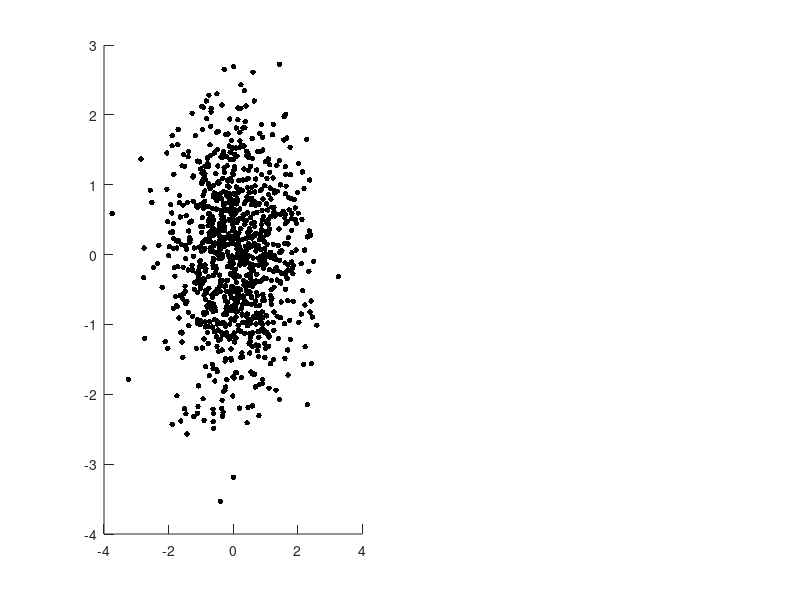

Write the MATLAB code that produced this figure. (Note: this script raises an error after producing the figure.)

%% uncorrelated Gaussian copula example

Npoint = 1000;
x = mvnrnd([0 0],[1 0; 0 1],Npoint);
figure
subplot(1,2,1)
hs = scatter(x(:,1),x(:,2),16,'k','filled');
set(gca,'ticklength',2*get(gca,'ticklength'))
alpha(hs,al);
box on
axis square
l = 4;
xlim([-l l])
ylim([-l l])

subplot(1,2,2)
hs = scatter(ctransform(x(:,1)), ctransform(x(:,2)), 'k','filled');
set(gca,'ticklength',2*get(gca,'ticklength'))
alpha(hs,al)
axis square
box on
%% correlated Gaussian copula example
Npoint = 1000;
r = 0.8;
al = 0.2;

x = mvnrnd([0 0],[1 r; r 1],Npoint);
figure
subplot(1,2,1)
hs = scatter(x(:,1),x(:,2),16,'k','filled');
set(gca,'ticklength',2*get(gca,'ticklength'))
alpha(hs,al);
box on
axis square
l = 4;
xlim([-l l])
ylim([-l l])

subplot(1,2,2)
hs = scatter(ctransform(x(:,1)), ctransform(x(:,2)), 'k','filled');
set(gca,'ticklength',2*get(gca,'ticklength'))
alpha(hs,al)
axis square
box on

%% Gaussian-exponentialexample
Npoint = 1000;
mu = 1.5;
y = exprnd(mu, [Npoint 1]);
x = randn(Npoint,1) + y;

figure
subplot(1,3,1)
% scatter(y,x,'k','filled')
scatterhist(y,x,'Kernel','on','Color','k','Marker','.')
set(gca,'ticklength',2*get(gca,'ticklength'))
% % 
% axis square
% l = 4;
% xlim([0 14])
% ylim([-4 14])

%%
cx = ctransform(x);
cy = ctransform(y);
figure
subplot(1,2,1)
hs = scatter(cy, cx, 'k','filled');
set(gca,'ticklength',2*get(gca,'ticklength'))
alpha(hs,al)
axis square
box on
%%
subplot(1,3,3)
scatter(norminv(cy),norminv(cx),'k','filled')
axis square
%%
scatterhist(norminv(cy),norminv(cx),'Kernel','on','Color','k','Marker','.')
set(gca,'ticklength',2*get(gca,'ticklength'))


%% Discrete example - RAW
Npoint = 500;
al = 0.1;
y = randi(2,[Npoint 1]);
sh = 3;
x = (randn(Npoint,1)-(sh/2)) + sh*(y-1);
% x = copnorm(x)
Nscat = 500;
xl = 5;

lw = 2;
al = 0.1;
figure
subplot(3,1,2)
% [f fxi] = ksdensity(x);
fxi = linspace(-xl,xl,100);
% f = (normpdf(fxi)+normpdf(fxi-sh)+normpdf(fxi+sh))./3;
f = (normpdf(fxi+(sh/2))+normpdf(fxi-(sh/2)))./2;
full.f = f;
full.fxi = fxi;
% plot(fxi,normpdf(fxi),'k')
plot(fxi,f,'k','LineWidth',lw)
hold on
hs = scatter(x(1:Nscat),0.3+(randn(Nscat,1)/100),'k','filled');
alpha(hs,al)
xlim([-xl xl])
box off
plot(fxi, normpdf(fxi, mean(x),std(x)),'k:')

subplot(3,1,1)
hold on
cols = {'r' 'b'};
offsets = [0.5 0.6];
grp = [];
for i=1:2
    thsx = x(y==i);
%     [f fxi] = ksdensity(thsx);
    f = normpdf(fxi-sh*(i-1)+(sh/2));
    grp(i).f = f;
    grp(i).fxi = fxi;
    plot(fxi, f, cols{i},'LineWidth',lw)
    thsNpt = min(Nscat,length(thsx));
    hs = scatter(thsx(1:thsNpt), offsets(i)+(randn(thsNpt,1)/100),cols{i},'filled');
    alpha(hs,al)
end
xlim([-xl xl])

subplot(3,1,3)
hold on
plot(full.fxi,full.f,'k','LineWidth',lw);
fxi = linspace(-5,5,100);
% grpf = zeros(100,2);
% for i=1:2
%     thsx = x(y==i);
%     [f ~] = ksdensity(thsx-mean(thsx),fxi);
% %     f = normpdf(fxi);
%     plot(fxi,f,cols{i})
%     grpf(:,i) = f;
% end
% plot(fxi,mean(grpf,2),'--k','LineWidth',2)

xlim([-xl xl])
plot(fxi,normpdf(fxi),'--k','LineWidth',2)
plot(fxi, normpdf(fxi, mean(x),std(x)),'k:')

%% Discrete example - COPULA
Npoint = 500;
% y = randi(2,[Npoint 1]);
sh = 3;
% x = (randn(Npoint,1)-(sh/2)) + sh*(y-1);
x = copnorm(x);
Nscat = 500;
xl = 3.5;

lw = 2;
al = 0.1;
figure
subplot(3,1,2)
% [f fxi] = ksdensity(x);
fxi = linspace(-xl,xl,100);
% f = (normpdf(fxi)+normpdf(fxi-sh)+normpdf(fxi+sh))./3;
% f = (normpdf(fxi+(sh/2))+normpdf(fxi-(sh/2)))./2;
f = normpdf(fxi);
full.f = f;
full.fxi = fxi;
% plot(fxi,normpdf(fxi),'k')
plot(fxi,f,'k','LineWidth',lw)
hold on
hs = scatter(x(1:Nscat),0.5+(randn(Nscat,1)/75),'k','filled');
alpha(hs,al)
xlim([-xl xl])
box off
plot(fxi, normpdf(fxi, mean(x),std(x)),'k:')

subplot(3,1,1)
hold on
cols = {'r' 'b'};
offsets = [0.8 0.9];
grp = [];
for i=1:2
    thsx = x(y==i);
    [f ~] = ksdensity(thsx,fxi);
%     f = normpdf(fxi-sh*(i-1)+(sh/2));
    grp(i).f = f;
    grp(i).fxi = fxi;
    plot(fxi, f, cols{i},'LineWidth',lw)
    thsNpt = min(Nscat,length(thsx));
    hs = scatter(thsx(1:thsNpt), offsets(i)+(randn(thsNpt,1)/100),cols{i},'filled');
    alpha(hs,al)
end
xlim([-xl xl])

subplot(3,1,3)
hold on
plot(full.fxi,full.f,'k','LineWidth',lw);
fxi = linspace(-5,5,100);
grpf = zeros(100,2);
for i=1:2
    thsx = x(y==i);
    [f ~] = ksdensity(thsx-mean(thsx),fxi);
%     f = normpdf(fxi);
    plot(fxi,f,cols{i})
    grpf(:,i) = f;
end
% plot(fxi,mean(grpf,2),'--k','LineWidth',2)

xlim([-xl xl])
% plot(fxi,normpdf(fxi),'--k','LineWidth',2)
% plot(fxi, normpdf(fxi, mean(x),std(x)),'k:')
    
%% Discrete example - no effect
Npoint = 500;
y = randi(2,[Npoint 1]);
sh = 3;
% x = (randn(Npoint,1)-(sh/2)) + sh*(y-1);
x = randn(Npoint,1);
% x = copnorm(x)
Nscat = 500;
xl = 5;

lw = 2;
al = 0.2;
figure
subplot(3,1,2)
% [f fxi] = ksdensity(x);
fxi = linspace(-xl,xl,100);
% f = (normpdf(fxi)+normpdf(fxi-sh)+normpdf(fxi+sh))./3;
% f = (normpdf(fxi+(sh/2))+normpdf(fxi-(sh/2)))./2;
f = normpdf(fxi);
full.f = f;
full.fxi = fxi;
% plot(fxi,normpdf(fxi),'k')
plot(fxi,f,'k','LineWidth',lw)
hold on
hs = scatter(x(1:Nscat),0.3+(randn(Nscat,1)/100),'k','filled');
alpha(hs,al)
xlim([-xl xl])
box off
plot(fxi, normpdf(fxi, mean(x),std(x)),'k:')

subplot(3,1,1)
hold on
cols = {'r' 'b'};
offsets = [0.5 0.6];
grp = [];
for i=1:2
    thsx = x(y==i);
%     [f fxi] = ksdensity(thsx);
%     f = normpdf(fxi-sh*(i-1)+(sh/2));
    f = normpdf(fxi);
    grp(i).f = f;
    grp(i).fxi = fxi;
    plot(fxi, f, cols{i},'LineWidth',lw)
    thsNpt = min(Nscat,length(thsx));
    hs = scatter(thsx(1:thsNpt), offsets(i)+(randn(thsNpt,1)/100),cols{i},'filled');
    alpha(hs,al)
end
xlim([-xl xl])

subplot(3,1,3)
hold on
plot(full.fxi,full.f,'k','LineWidth',lw);
fxi = linspace(-5,5,100);
% grpf = zeros(100,2);
% for i=1:2
%     thsx = x(y==i);
%     [f ~] = ksdensity(thsx-mean(thsx),fxi);
% %     f = normpdf(fxi);
%     plot(fxi,f,cols{i})
%     grpf(:,i) = f;
% end
% plot(fxi,mean(grpf,2),'--k','LineWidth',2)

xlim([-xl xl])
plot(fxi,normpdf(fxi),'--k','LineWidth',2)
plot(fxi, normpdf(fxi, mean(x),std(x)),'k:')
    
% set(get(gcf,'Children'),'ticklength',2*get(gca,'ticklength'))



